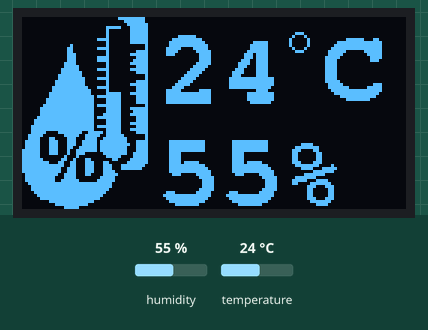
The sketch below on a simulated ESP32. On the bench: 128×64 one-colour display. The test bench sets the inputs (shaded band); at power-on: humidity 55 %, temperature 24 °C. What the sketch prints to the serial monitor is not drawn.

Above: at 2.2 s.
2.3 s: humidity set to 22 %
At 3.5 s:
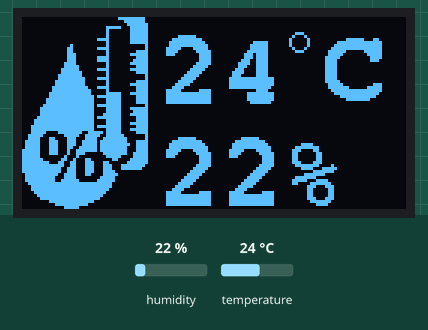
5.1 s: temperature set to 12 °C
At 6.6 s:
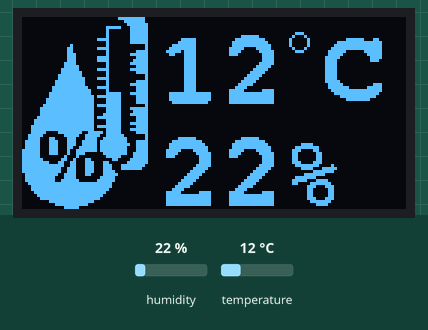
7.9 s: humidity set to 40 %
At 10.3 s:
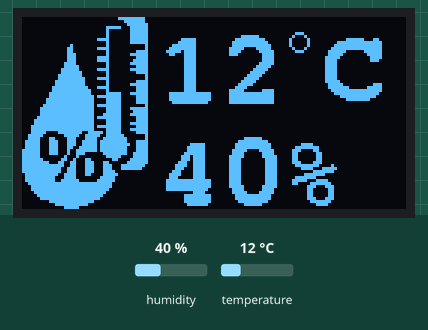
10.8 s: temperature set to 19 °C
At 12.2 s:
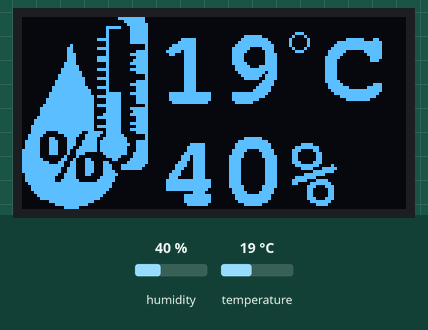
Timing chart, 0 to 13.8 s (numbered marks = the images above; inputs shaded):
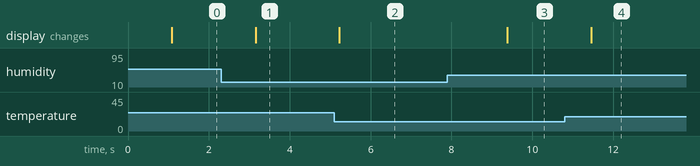

The sketch:

Lab_ESP32_oled_dht11_2.ino
```cpp
#include <SPI.h>
#include <Wire.h>
#include <Adafruit_GFX.h>
#include <Adafruit_SSD1306.h>
#include <Fonts/FreeMonoBold18pt7b.h>

#include "DHT.h"

#define DHTPIN 15
#define DHTTYPE DHT11  // DHT 11

DHT dht(DHTPIN, DHTTYPE);
int h;
int t;

#define SCREEN_WIDTH 128  // OLED display width, in pixels
#define SCREEN_HEIGHT 64  // OLED display height, in pixels
// Declaration for an SSD1306 display connected to I2C (SDA, SCL pins)
#define OLED_RESET 4  // Reset pin # (or -1 if sharing Arduino reset pin)

Adafruit_SSD1306 display(SCREEN_WIDTH, SCREEN_HEIGHT, &Wire, OLED_RESET);

#define bitmap_height 128
#define bitmap_width 64

static const unsigned char PROGMEM logo_bmp[] = { 0x00, 0x00, 0x00, 0x00, 0xFF, 0x80, 0x00, 0x00, 0x00, 0x00, 0x00, 0x00, 0x00, 0x00, 0x00, 0x00,
                                                  0x00, 0x00, 0x00, 0x00, 0x3F, 0x80, 0x00, 0x00, 0x00, 0x00, 0x00, 0x00, 0x00, 0x00, 0x00, 0x00,
                                                  0x00, 0x00, 0x00, 0x00, 0x1F, 0xC0, 0x00, 0x00, 0x00, 0x00, 0x00, 0x00, 0x00, 0x00, 0x00, 0x00,
                                                  0x00, 0x00, 0x00, 0x0F, 0x8F, 0xC0, 0x00, 0x00, 0x00, 0x00, 0x00, 0x00, 0x00, 0x00, 0x00, 0x00,
                                                  0x00, 0x00, 0x00, 0x08, 0x0F, 0xC0, 0x00, 0x00, 0x00, 0x00, 0x00, 0x00, 0x00, 0x00, 0x00, 0x00,
                                                  0x00, 0x00, 0x00, 0x08, 0x0F, 0xC0, 0x00, 0x00, 0x00, 0x00, 0x00, 0x00, 0x00, 0x00, 0x00, 0x00,
                                                  0x00, 0x00, 0x00, 0x08, 0x0F, 0xC0, 0x00, 0x00, 0x00, 0x00, 0x00, 0x00, 0x00, 0x00, 0x00, 0x00,
                                                  0x00, 0x00, 0x00, 0x78, 0x0F, 0xC0, 0x00, 0x00, 0x00, 0x00, 0x00, 0x00, 0x00, 0x00, 0x00, 0x00,
                                                  0x00, 0x00, 0x00, 0x08, 0x0F, 0xC0, 0x00, 0x00, 0x00, 0x00, 0x00, 0x00, 0x00, 0x00, 0x00, 0x00,
                                                  0x00, 0x00, 0x80, 0x08, 0x00, 0x40, 0x00, 0x00, 0x00, 0x00, 0x00, 0x00, 0x00, 0x00, 0x00, 0x00,
                                                  0x00, 0x01, 0x80, 0x78, 0x00, 0x40, 0x00, 0x00, 0x00, 0x00, 0x00, 0x00, 0x00, 0x00, 0x00, 0x00,
                                                  0x00, 0x01, 0x80, 0x08, 0x03, 0xC0, 0x00, 0x00, 0x00, 0x00, 0x00, 0x00, 0x00, 0x00, 0x00, 0x00,
                                                  0x00, 0x01, 0xC0, 0x08, 0x0F, 0xC0, 0x00, 0x00, 0x00, 0x00, 0x00, 0x00, 0x00, 0x00, 0x00, 0x00,
                                                  0x00, 0x01, 0xC0, 0x78, 0x03, 0xC0, 0x00, 0x00, 0x00, 0x00, 0x00, 0x00, 0x00, 0x00, 0x00, 0x00,
                                                  0x00, 0x01, 0xC0, 0x78, 0x07, 0xC0, 0x00, 0x00, 0x00, 0x00, 0x00, 0x00, 0x00, 0x00, 0x00, 0x00,
                                                  0x00, 0x03, 0xC0, 0x08, 0x0F, 0xC0, 0x00, 0x00, 0x00, 0x00, 0x00, 0x00, 0x00, 0x00, 0x00, 0x00,
                                                  0x00, 0x03, 0xE0, 0x08, 0x03, 0xC0, 0x00, 0x00, 0x00, 0x00, 0x00, 0x00, 0x00, 0x00, 0x00, 0x00,
                                                  0x00, 0x07, 0xE0, 0x78, 0x0F, 0xC0, 0x00, 0x00, 0x00, 0x00, 0x00, 0x00, 0x00, 0x00, 0x00, 0x00,
                                                  0x00, 0x07, 0xF0, 0x08, 0x03, 0xC0, 0x00, 0x00, 0x00, 0x00, 0x00, 0x00, 0x00, 0x00, 0x00, 0x00,
                                                  0x00, 0x0F, 0xF0, 0x08, 0x00, 0x40, 0x00, 0x00, 0x00, 0x00, 0x00, 0x00, 0x00, 0x00, 0x00, 0x00,
                                                  0x00, 0x0F, 0xF8, 0x78, 0x00, 0x40, 0x00, 0x00, 0x00, 0x00, 0x00, 0x00, 0x00, 0x00, 0x00, 0x00,
                                                  0x00, 0x1F, 0xF8, 0x08, 0x03, 0xC0, 0x00, 0x00, 0x00, 0x00, 0x00, 0x00, 0x00, 0x00, 0x00, 0x00,
                                                  0x00, 0x1F, 0xF8, 0x08, 0x0F, 0xC0, 0x00, 0x00, 0x00, 0x00, 0x00, 0x00, 0x00, 0x00, 0x00, 0x00,
                                                  0x00, 0x3F, 0xFC, 0x78, 0x03, 0xC0, 0x00, 0x00, 0x00, 0x00, 0x00, 0x00, 0x00, 0x00, 0x00, 0x00,
                                                  0x00, 0x3F, 0xFE, 0x08, 0x03, 0xC0, 0x00, 0x00, 0x00, 0x00, 0x00, 0x00, 0x00, 0x00, 0x00, 0x00,
                                                  0x00, 0x7F, 0xFE, 0x0F, 0x8F, 0xC0, 0x00, 0x00, 0x00, 0x00, 0x00, 0x00, 0x00, 0x00, 0x00, 0x00,
                                                  0x00, 0x7F, 0xFF, 0x7F, 0x83, 0xC0, 0x00, 0x00, 0x00, 0x00, 0x00, 0x00, 0x00, 0x00, 0x00, 0x00,
                                                  0x00, 0xFF, 0xFF, 0x0F, 0x83, 0xC0, 0x00, 0x00, 0x00, 0x00, 0x00, 0x00, 0x00, 0x00, 0x00, 0x00,
                                                  0x00, 0xFF, 0xFF, 0x0F, 0x83, 0xC0, 0x00, 0x00, 0x00, 0x00, 0x00, 0x00, 0x00, 0x00, 0x00, 0x00,
                                                  0x01, 0xFF, 0xFF, 0x7F, 0x80, 0x40, 0x00, 0x00, 0x00, 0x00, 0x00, 0x00, 0x00, 0x00, 0x00, 0x00,
                                                  0x03, 0xFF, 0xFF, 0x0F, 0x8F, 0xC0, 0x00, 0x00, 0x00, 0x00, 0x00, 0x00, 0x00, 0x00, 0x00, 0x00,
                                                  0x03, 0xFF, 0xFF, 0x0F, 0x87, 0xC0, 0x00, 0x00, 0x00, 0x00, 0x00, 0x00, 0x00, 0x00, 0x00, 0x00,
                                                  0x03, 0xFF, 0xFF, 0x1F, 0x8F, 0xC0, 0x00, 0x00, 0x00, 0x00, 0x00, 0x00, 0x00, 0x00, 0x00, 0x00,
                                                  0x07, 0xFF, 0xFF, 0x7F, 0x83, 0xC0, 0x00, 0x00, 0x00, 0x00, 0x00, 0x00, 0x00, 0x00, 0x00, 0x00,
                                                  0x0F, 0xFF, 0xFF, 0x0F, 0x83, 0xC0, 0x00, 0x00, 0x00, 0x00, 0x00, 0x00, 0x00, 0x00, 0x00, 0x00,
                                                  0x0F, 0xFF, 0xFF, 0x0F, 0x8F, 0xC0, 0x00, 0x00, 0x00, 0x00, 0x00, 0x00, 0x00, 0x00, 0x00, 0x00,
                                                  0x1F, 0xFF, 0xFF, 0x7F, 0x83, 0xC0, 0x00, 0x00, 0x00, 0x00, 0x00, 0x00, 0x00, 0x00, 0x00, 0x00,
                                                  0x1F, 0xFF, 0xFF, 0x0F, 0x8F, 0xC0, 0x00, 0x00, 0x00, 0x00, 0x00, 0x00, 0x00, 0x00, 0x00, 0x00,
                                                  0x1F, 0x0F, 0xF3, 0xEF, 0x83, 0xC0, 0x00, 0x00, 0x00, 0x00, 0x00, 0x00, 0x00, 0x00, 0x00, 0x00,
                                                  0x3E, 0x03, 0xE7, 0xCF, 0xC0, 0x40, 0x00, 0x00, 0x00, 0x00, 0x00, 0x00, 0x00, 0x00, 0x00, 0x00,
                                                  0x3C, 0x61, 0xC7, 0x9F, 0xE0, 0x40, 0x00, 0x00, 0x00, 0x00, 0x00, 0x00, 0x00, 0x00, 0x00, 0x00,
                                                  0x7C, 0x71, 0xCF, 0xBF, 0xE3, 0xC0, 0x00, 0x00, 0x00, 0x00, 0x00, 0x00, 0x00, 0x00, 0x00, 0x00,
                                                  0x7C, 0x71, 0xCF, 0xBF, 0xF3, 0xC0, 0x00, 0x00, 0x00, 0x00, 0x00, 0x00, 0x00, 0x00, 0x00, 0x00,
                                                  0x7C, 0x71, 0x9F, 0xBF, 0xE3, 0xC0, 0x00, 0x00, 0x00, 0x00, 0x00, 0x00, 0x00, 0x00, 0x00, 0x00,
                                                  0xFC, 0x71, 0x3F, 0xBF, 0xE3, 0xC0, 0x00, 0x00, 0x00, 0x00, 0x00, 0x00, 0x00, 0x00, 0x00, 0x00,
                                                  0xFC, 0x71, 0x38, 0x1F, 0xE7, 0xC0, 0x00, 0x00, 0x00, 0x00, 0x00, 0x00, 0x00, 0x00, 0x00, 0x00,
                                                  0xFC, 0x02, 0x20, 0x0F, 0x87, 0xC0, 0x00, 0x00, 0x00, 0x00, 0x00, 0x00, 0x00, 0x00, 0x00, 0x00,
                                                  0xFE, 0x06, 0x46, 0x03, 0x0F, 0xC0, 0x00, 0x00, 0x00, 0x00, 0x00, 0x00, 0x00, 0x00, 0x00, 0x00,
                                                  0xFF, 0x8C, 0xC7, 0x18, 0x1F, 0xC0, 0x00, 0x00, 0x00, 0x00, 0x00, 0x00, 0x00, 0x00, 0x00, 0x00,
                                                  0xFF, 0xFC, 0xC7, 0x1C, 0x7F, 0x80, 0x00, 0x00, 0x00, 0x00, 0x00, 0x00, 0x00, 0x00, 0x00, 0x00,
                                                  0xFF, 0xF9, 0xC7, 0x1C, 0x7F, 0x00, 0x00, 0x00, 0x00, 0x00, 0x00, 0x00, 0x00, 0x00, 0x00, 0x00,
                                                  0xFF, 0xF9, 0xC7, 0x1E, 0x00, 0x00, 0x00, 0x00, 0x00, 0x00, 0x00, 0x00, 0x00, 0x00, 0x00, 0x00,
                                                  0x7F, 0xF3, 0xC6, 0x1F, 0x00, 0x00, 0x00, 0x00, 0x00, 0x00, 0x00, 0x00, 0x00, 0x00, 0x00, 0x00,
                                                  0x7F, 0xE3, 0xC0, 0x3E, 0x00, 0x00, 0x00, 0x00, 0x00, 0x00, 0x00, 0x00, 0x00, 0x00, 0x00, 0x00,
                                                  0x7F, 0xE7, 0xE0, 0x7E, 0x00, 0x00, 0x00, 0x00, 0x00, 0x00, 0x00, 0x00, 0x00, 0x00, 0x00, 0x00,
                                                  0x3F, 0xFF, 0xFF, 0xFC, 0x00, 0x00, 0x00, 0x00, 0x00, 0x00, 0x00, 0x00, 0x00, 0x00, 0x00, 0x00,
                                                  0x1F, 0xFF, 0xFF, 0xFC, 0x00, 0x00, 0x00, 0x00, 0x00, 0x00, 0x00, 0x00, 0x00, 0x00, 0x00, 0x00,
                                                  0x1F, 0xFF, 0xFF, 0xF8, 0x00, 0x00, 0x00, 0x00, 0x00, 0x00, 0x00, 0x00, 0x00, 0x00, 0x00, 0x00,
                                                  0x0F, 0xFF, 0xFF, 0xF0, 0x00, 0x00, 0x00, 0x00, 0x00, 0x00, 0x00, 0x00, 0x00, 0x00, 0x00, 0x00,
                                                  0x07, 0xFF, 0xFF, 0xE0, 0x00, 0x00, 0x00, 0x00, 0x00, 0x00, 0x00, 0x00, 0x00, 0x00, 0x00, 0x00,
                                                  0x03, 0xFF, 0xFF, 0xC0, 0x00, 0x00, 0x00, 0x00, 0x00, 0x00, 0x00, 0x00, 0x00, 0x00, 0x00, 0x00,
                                                  0x00, 0x7F, 0xFF, 0x00, 0x00, 0x00, 0x00, 0x00, 0x00, 0x00, 0x00, 0x00, 0x00, 0x00, 0x00, 0x00,
                                                  0x00, 0x1F, 0xFC, 0x00, 0x00, 0x00, 0x00, 0x00, 0x00, 0x00, 0x00, 0x00, 0x00, 0x00, 0x00, 0x00,
                                                  0x00, 0x03, 0xE0, 0x00, 0x00, 0x00, 0x00, 0x00, 0x00, 0x00, 0x00, 0x00, 0x00, 0x00, 0x00, 0x00 };
void printText() {
  display.setFont(&FreeMonoBold18pt7b);
  display.setTextColor(WHITE);  // Draw white text
  display.setCursor(45, 28);    // Start at top-left corner
  display.print(t);
  display.drawCircle(92, 8, 3, WHITE);
  display.setCursor(100, 27);
  display.print("C");
  display.setCursor(45, 62);
  display.print(h);
  display.print("%");
}

void showBitmap(void) {
  display.drawBitmap(0, 0, logo_bmp, bitmap_height, bitmap_width, WHITE);
}

void setup() {
  Serial.begin(9600);
  dht.begin();
  // SSD1306_SWITCHCAPVCC = generate display voltage from 3.3V internally
  if (!display.begin(SSD1306_SWITCHCAPVCC, 0x3C)) {  // Address 0x3D for 128x64
    Serial.println(F("SSD1306 allocation failed"));
    for (;;)
      ;  // Don't proceed, loop forever
  }
  // Clear the buffer
  display.clearDisplay();
  //printText();
  delay(1000);
}

void loop() {

  h = dht.readHumidity();
  t = dht.readTemperature();
  if (isnan(h) || isnan(t)) {
    Serial.println("Failed to read from DHT sensor!");
    return;
  }

  Serial.println(h);
  Serial.println(t);

  showBitmap();
  printText();
  display.display();
  delay(1000);
  display.clearDisplay();
}
```

Measured:
- after the input at 2.3 s, the display: changes after 0.85 s (image 1)
- after the input at 5.1 s, the display: changes after 0.13 s (image 2)
- after the input at 7.9 s, the display: changes after 1.5 s (image 3)
- after the input at 10.8 s, the display: changes after 0.65 s (image 4)
